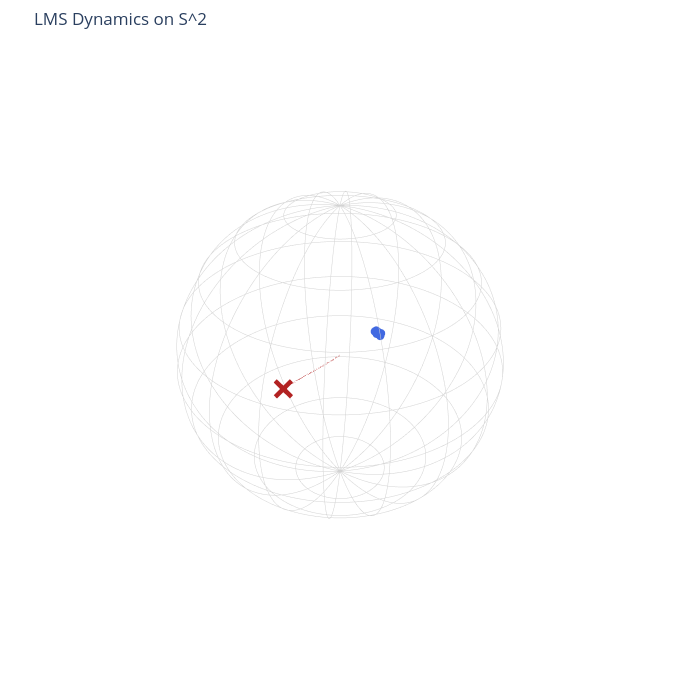

The code cell stored with this chart in its notebook:
### Markdown cell above
Below I’ll give you modular PyTorch functions for:

* Real Möbius map ($M_w(x)$) on ball / sphere
* Kuramoto-on-sphere order parameter and vector field
* Reduced hyperbolic ($w$)-dynamics (both via Möbius and via autograd gradient)
* Simple simulation + Plotly visualization hooks for 2D (disk/$S^1$) and 3D (ball/$S^2$)

Everything is real-valued, dot-product based, and autograd-friendly.

# 1. Core math building blocks (PyTorch)

### Code cell
%cd /Users/adamsobieszek/pitch/pitch-website/public/notebooks/kuramoto/LMSSPP/src
from lmsspp import (
    random_points_on_sphere, integrate_w_euler, make_sphere_figure, reconstruct_sphere_trajectory
)
import torch

p3 = random_points_on_sphere(640, 3)
a = torch.ones(640)
res = integrate_w_euler(torch.zeros(3), p3, a, dt=1e-3, steps=300)
x_traj = reconstruct_sphere_trajectory(res.trajectory, p3)
fig = make_sphere_figure(x_traj[-1], w_t=res.trajectory[-1], w_path=res.trajectory)
fig.show()

### Figure 1 — Plotly figure (JSON) as saved in the notebook; plotly's stock layout.template omitted (floating-point values rounded to 4 significant figures; data arrays with more than 128 entries replaced by an {"elided": "..."} marker saying what was removed)
{"data": [{"hoverinfo": "skip", "line": {"color": "lightgrey", "width": 1}, "mode": "lines", "showlegend": false, "type": "scatter3d", "x": {"elided": "200 float values"}, "y": {"elided": "200 float values"}, "z": {"elided": "200 float values"}}, {"hoverinfo": "skip", "line": {"color": "lightgrey", "width": 1}, "mode": "lines", "showlegend": false, "type": "scatter3d", "x": {"elided": "200 float values"}, "y": {"elided": "200 float values"}, "z": {"elided": "200 float values"}}, {"hoverinfo": "skip", "line": {"color": "lightgrey", "width": 1}, "mode": "lines", "showlegend": false, "type": "scatter3d", "x": {"elided": "200 float values"}, "y": {"elided": "200 float values"}, "z": {"elided": "200 float values"}}, {"hoverinfo": "skip", "line": {"color": "lightgrey", "width": 1}, "mode": "lines", "showlegend": false, "type": "scatter3d", "x": {"elided": "200 float values"}, "y": {"elided": "200 float values"}, "z": {"elided": "200 float values"}}, {"hoverinfo": "skip", "line": {"color": "lightgrey", "width": 1}, "mode": "lines", "showlegend": false, "type": "scatter3d", "x": {"elided": "200 float values"}, "y": {"elided": "200 float values"}, "z": {"elided": "200 int values"}}, {"hoverinfo": "skip", "line": {"color": "lightgrey", "width": 1}, "mode": "lines", "showlegend": false, "type": "scatter3d", "x": {"elided": "200 float values"}, "y": {"elided": "200 float values"}, "z": {"elided": "200 float values"}}, {"hoverinfo": "skip", "line": {"color": "lightgrey", "width": 1}, "mode": "lines", "showlegend": false, "type": "scatter3d", "x": {"elided": "200 float values"}, "y": {"elided": "200 float values"}, "z": {"elided": "200 float values"}}, {"hoverinfo": "skip", "line": {"color": "lightgrey", "width": 1}, "mode": "lines", "showlegend": false, "type": "scatter3d", "x": {"elided": "200 float values"}, "y": {"elided": "200 float values"}, "z": {"elided": "200 float values"}}, {"hoverinfo": "skip", "line": {"color": "lightgrey", "width": 1}, "mode": "lines", "showlegend": false, "type": "scatter3d", "x": {"elided": "200 float values"}, "y": {"elided": "200 float values"}, "z": {"elided": "200 float values"}}, {"hoverinfo": "skip", "line": {"color": "lightgrey", "width": 1}, "mode": "lines", "showlegend": false, "type": "scatter3d", "x": {"elided": "200 float values"}, "y": {"elided": "200 int values"}, "z": {"elided": "200 float values"}}, {"hoverinfo": "skip", "line": {"color": "lightgrey", "width": 1}, "mode": "lines", "showlegend": false, "type": "scatter3d", "x": {"elided": "200 float values"}, "y": {"elided": "200 float values"}, "z": {"elided": "200 float values"}}, {"hoverinfo": "skip", "line": {"color": "lightgrey", "width": 1}, "mode": "lines", "showlegend": false, "type": "scatter3d", "x": {"elided": "200 float values"}, "y": {"elided": "200 float values"}, "z": {"elided": "200 float values"}}, {"hoverinfo": "skip", "line": {"color": "lightgrey", "width": 1}, "mode": "lines", "showlegend": false, "type": "scatter3d", "x": {"elided": "200 float values"}, "y": {"elided": "200 float values"}, "z": {"elided": "200 float values"}}, {"hoverinfo": "skip", "line": {"color": "lightgrey", "width": 1}, "mode": "lines", "showlegend": false, "type": "scatter3d", "x": {"elided": "200 float values"}, "y": {"elided": "200 float values"}, "z": {"elided": "200 float values"}}, {"hoverinfo": "skip", "line": {"color": "lightgrey", "width": 1}, "mode": "lines", "showlegend": false, "type": "scatter3d", "x": {"elided": "200 float values"}, "y": {"elided": "200 float values"}, "z": {"elided": "200 float values"}}, {"hoverinfo": "skip", "line": {"color": "lightgrey", "width": 1}, "mode": "lines", "showlegend": false, "type": "scatter3d", "x": {"elided": "200 float values"}, "y": {"elided": "200 float values"}, "z": {"elided": "200 float values"}}, {"hoverinfo": "skip", "line": {"color": "lightgrey", "width": 1}, "mode": "lines", "showlegend": false, "type": "scatter3d", "x": {"elided": "200 float values"}, "y": {"elided": "200 float values"}, "z": {"elided": "200 float values"}}, {"hoverinfo": "skip", "line": {"color": "lightgrey", "width": 1}, "mode": "lines", "showlegend": false, "type": "scatter3d", "x": {"elided": "200 float values"}, "y": {"elided": "200 float values"}, "z": {"elided": "200 float values"}}, {"hoverinfo": "skip", "line": {"color": "lightgrey", "width": 1}, "mode": "lines", "showlegend": false, "type": "scatter3d", "x": {"elided": "200 float values"}, "y": {"elided": "200 float values"}, "z": {"elided": "200 float values"}}, {"hoverinfo": "skip", "line": {"color": "lightgrey", "width": 1}, "mode": "lines", "showlegend": false, "type": "scatter3d", "x": {"elided": "200 float values"}, "y": {"elided": "200 float values"}, "z": {"elided": "200 float values"}}, {"hoverinfo": "skip", "line": {"color": "lightgrey", "width": 1}, "mode": "lines", "showlegend": false, "type": "scatter3d", "x": {"elided": "200 float values"}, "y": {"elided": "200 float values"}, "z": {"elided": "200 float values"}}, {"hoverinfo": "skip", "line": {"color": "lightgrey", "width": 1}, "mode": "lines", "showlegend": false, "type": "scatter3d", "x": {"elided": "200 float values"}, "y": {"elided": "200 float values"}, "z": {"elided": "200 float values"}}, {"hoverinfo": "skip", "line": {"color": "lightgrey", "width": 1}, "mode": "lines", "showlegend": false, "type": "scatter3d", "x": {"elided": "200 float values"}, "y": {"elided": "200 float values"}, "z": {"elided": "200 float values"}}, {"hoverinfo": "skip", "line": {"color": "lightgrey", "width": 1}, "mode": "lines", "showlegend": false, "type": "scatter3d", "x": {"elided": "200 float values"}, "y": {"elided": "200 float values"}, "z": {"elided": "200 float values"}}, {"hoverinfo": "skip", "line": {"color": "lightgrey", "width": 1}, "mode": "lines", "showlegend": false, "type": "scatter3d", "x": {"elided": "200 float values"}, "y": {"elided": "200 float values"}, "z": {"elided": "200 float values"}}, {"hoverinfo": "skip", "line": {"color": "lightgrey", "width": 1}, "mode": "lines", "showlegend": false, "type": "scatter3d", "x": {"elided": "200 float values"}, "y": {"elided": "200 float values"}, "z": {"elided": "200 float values"}}, {"hoverinfo": "skip", "line": {"color": "lightgrey", "width": 1}, "mode": "lines", "showlegend": false, "type": "scatter3d", "x": {"elided": "200 float values"}, "y": {"elided": "200 float values"}, "z": {"elided": "200 float values"}}, {"marker": {"color": "royalblue", "size": 5}, "mode": "markers", "name": "x_i(t)", "type": "scatter3d", "x": {"elided": "640 float values"}, "y": {"elided": "640 float values"}, "z": {"elided": "640 float values"}}, {"line": {"color": "firebrick", "dash": "dot", "width": 2}, "mode": "lines", "name": "w path", "type": "scatter3d", "x": {"elided": "301 float values"}, "y": {"elided": "301 float values"}, "z": {"elided": "301 float values"}}, {"marker": {"color": "firebrick", "size": 7, "symbol": "x"}, "mode": "markers", "name": "w(t)", "type": "scatter3d", "x": [0.8121], "y": [0.4141], "z": [0.4086]}], "layout": {"height": 680, "margin": {"b": 20, "l": 20, "r": 20, "t": 50}, "scene": {"aspectmode": "data", "xaxis": {"visible": false}, "yaxis": {"visible": false}, "zaxis": {"visible": false}}, "showlegend": false, "title": {"text": "LMS Dynamics on S^2"}, "width": 680}}
